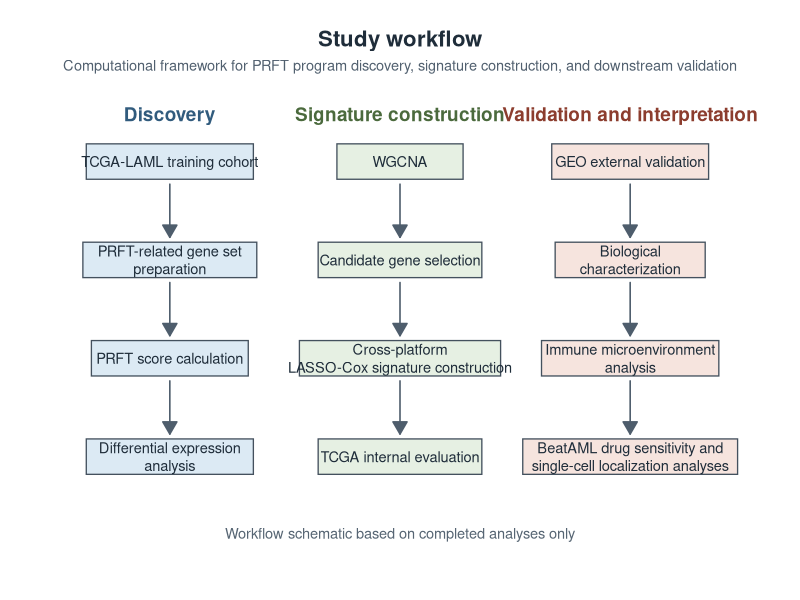
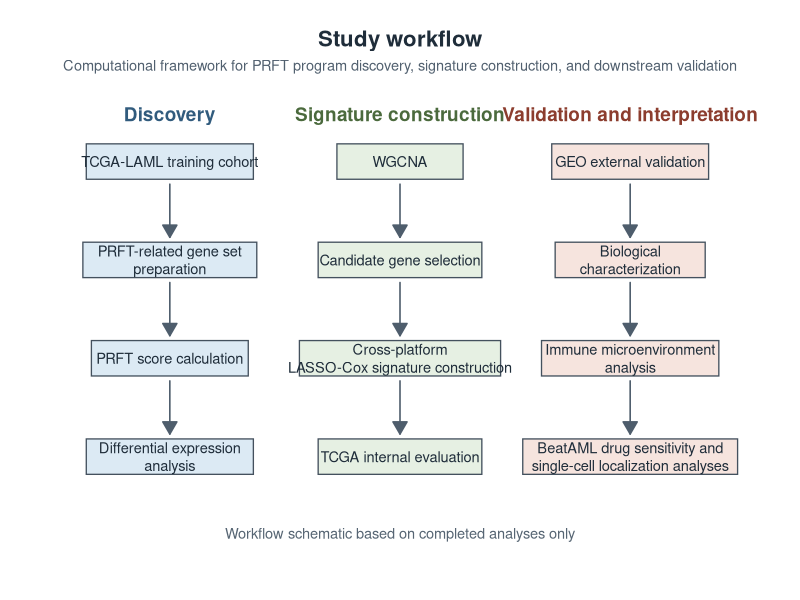
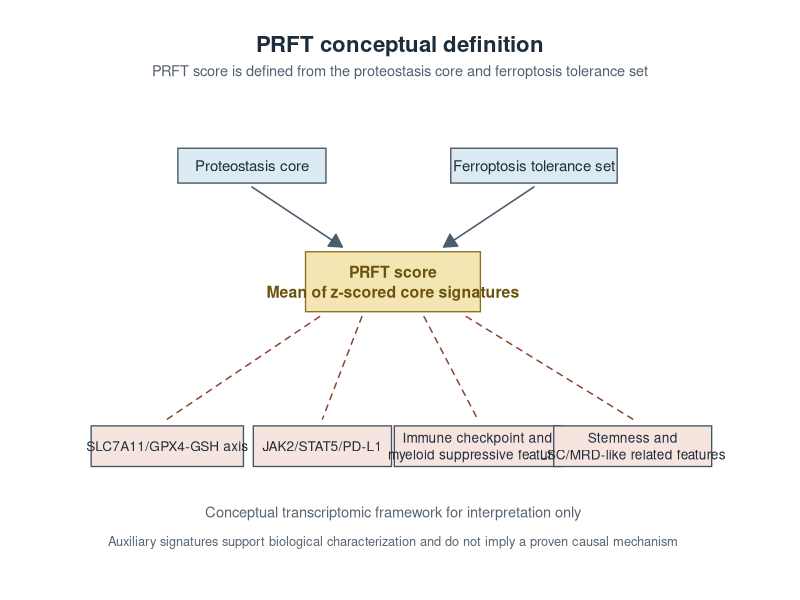
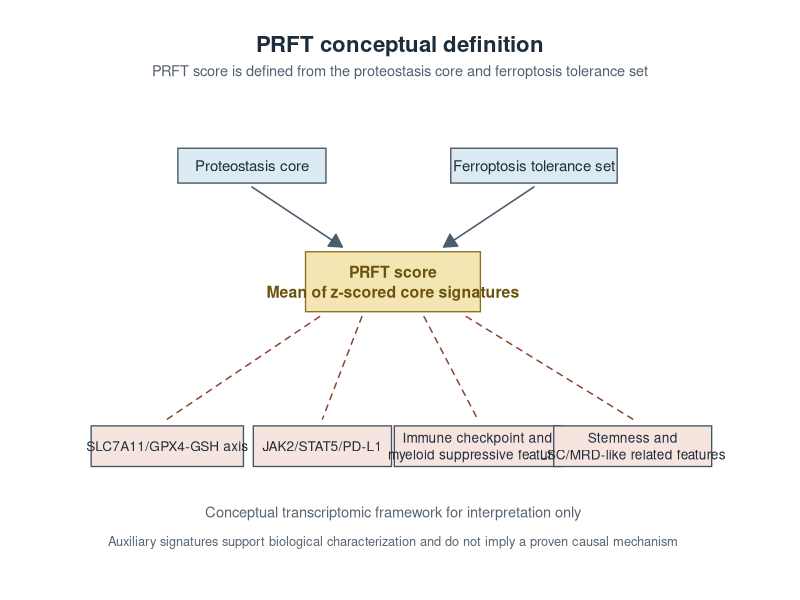
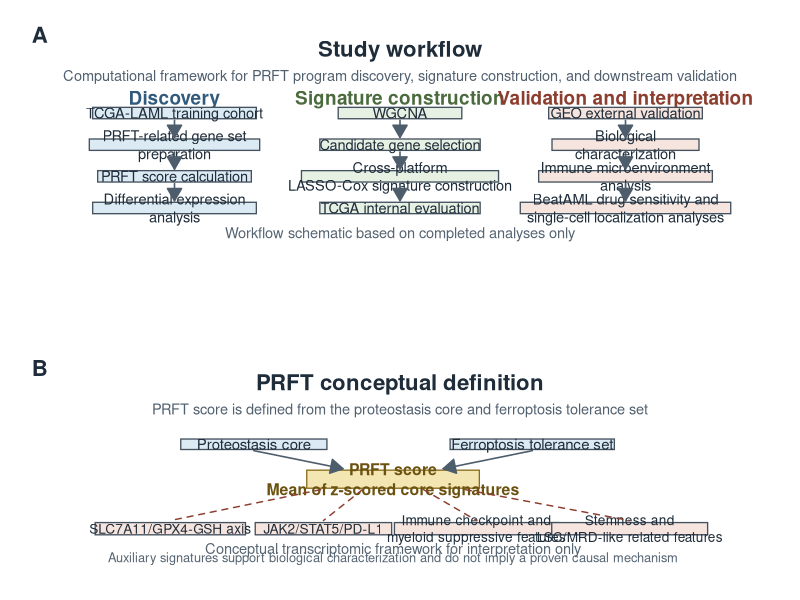
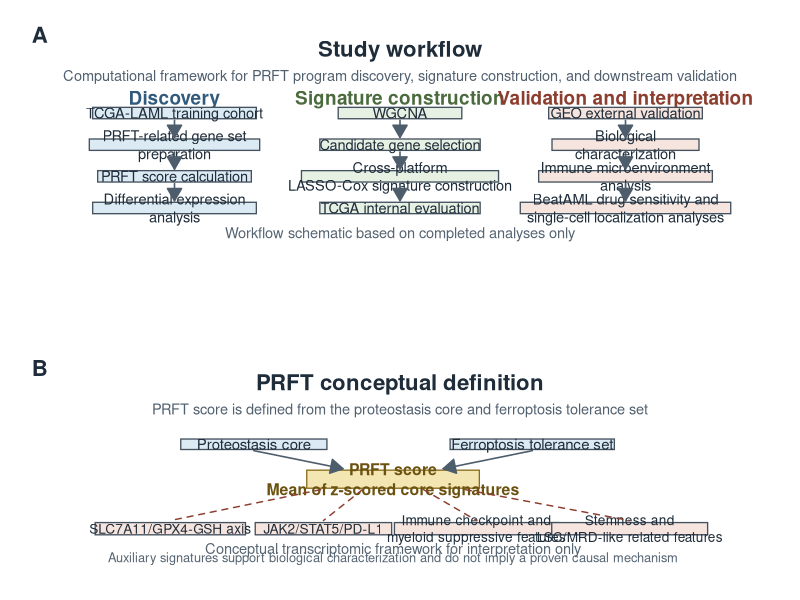

Reproduce these figures in R, in order.
#!/usr/bin/env Rscript

suppressPackageStartupMessages({
  library(ggplot2)
  library(patchwork)
  library(grid)
})

project_root <- normalizePath(getwd(), winslash = "/", mustWork = TRUE)
figure_dir <- file.path(project_root, "13_figures")
main_figure_dir <- file.path(figure_dir, "main_figures")
dir.create(figure_dir, showWarnings = FALSE, recursive = TRUE)
dir.create(main_figure_dir, showWarnings = FALSE, recursive = TRUE)

save_plot_dual <- function(plot_obj, file_base, width = 12, height = 7) {
  ggsave(paste0(file_base, ".pdf"), plot = plot_obj, width = width, height = height, units = "in", bg = "white")
  ggsave(paste0(file_base, ".png"), plot = plot_obj, width = width, height = height, units = "in", dpi = 300, bg = "white")
}

theme_pub_void <- function() {
  theme_void(base_size = 12) +
    theme(
      plot.title = element_text(hjust = 0.5, face = "bold", size = 16, color = "#1F2D3A"),
      plot.subtitle = element_text(hjust = 0.5, size = 10.5, color = "#51606F"),
      plot.margin = margin(16, 18, 16, 18),
      plot.background = element_rect(fill = "white", color = NA)
    )
}

draw_box <- function(plot_obj, x, y, label, width, height, fill, border = "#44515E",
                     text_color = "#1F2D3A", text_size = 3.75, fontface = "plain",
                     lineheight = 1.02) {
  rect_df <- data.frame(
    xmin = x - width / 2,
    xmax = x + width / 2,
    ymin = y - height / 2,
    ymax = y + height / 2
  )
  text_df <- data.frame(x = x, y = y, label = label)

  plot_obj +
    geom_rect(
      data = rect_df,
      aes(xmin = xmin, xmax = xmax, ymin = ymin, ymax = ymax),
      fill = fill,
      color = border,
      linewidth = 0.45,
      inherit.aes = FALSE
    ) +
    geom_text(
      data = text_df,
      aes(x = x, y = y, label = label),
      color = text_color,
      size = text_size,
      fontface = fontface,
      lineheight = lineheight,
      inherit.aes = FALSE
    )
}

draw_down_arrow <- function(plot_obj, x, y_start, y_end, color = "#4E5D6C", linewidth = 0.55) {
  plot_obj +
    geom_segment(
      data = data.frame(x = x, y = y_start, xend = x, yend = y_end),
      aes(x = x, y = y, xend = xend, yend = yend),
      arrow = arrow(length = unit(0.14, "inches"), type = "closed"),
      linewidth = linewidth,
      color = color,
      lineend = "round",
      inherit.aes = FALSE
    )
}

draw_line <- function(plot_obj, x, y_start, y_end, color = "#8C3D2E", linewidth = 0.5, linetype = "dashed") {
  plot_obj +
    geom_segment(
      data = data.frame(x = x, y = y_start, xend = x, yend = y_end),
      aes(x = x, y = y, xend = xend, yend = yend),
      linewidth = linewidth,
      color = color,
      linetype = linetype,
      lineend = "round",
      inherit.aes = FALSE
    )
}

# Figure 1A -------------------------------------------------------------------

workflow_base <- ggplot() +
  coord_cartesian(xlim = c(0.35, 4.35), ylim = c(0.2, 4.85), clip = "off") +
  labs(
    title = "Study workflow",
    subtitle = "Computational framework for PRFT program discovery, signature construction, and downstream validation",
    x = NULL,
    y = NULL
  ) +
  theme_pub_void()

col_x <- c(1.00, 2.35, 3.70)
row_y <- c(4.2, 3.2, 2.2, 1.2)
box_h <- 0.36

workflow_labels <- list(
  list(x = col_x[1], y = row_y[1], label = "TCGA-LAML training cohort", width = 0.98, fill = "#DCEAF4"),
  list(x = col_x[1], y = row_y[2], label = "PRFT-related gene set\npreparation", width = 1.02, fill = "#DCEAF4"),
  list(x = col_x[1], y = row_y[3], label = "PRFT score calculation", width = 0.92, fill = "#DCEAF4"),
  list(x = col_x[1], y = row_y[4], label = "Differential expression\nanalysis", width = 0.98, fill = "#DCEAF4"),
  list(x = col_x[2], y = row_y[1], label = "WGCNA", width = 0.74, fill = "#E6F0E3"),
  list(x = col_x[2], y = row_y[2], label = "Candidate gene selection", width = 0.96, fill = "#E6F0E3"),
  list(x = col_x[2], y = row_y[3], label = "Cross-platform\nLASSO-Cox signature construction", width = 1.18, fill = "#E6F0E3"),
  list(x = col_x[2], y = row_y[4], label = "TCGA internal evaluation", width = 0.96, fill = "#E6F0E3"),
  list(x = col_x[3], y = row_y[1], label = "GEO external validation", width = 0.92, fill = "#F6E4DE"),
  list(x = col_x[3], y = row_y[2], label = "Biological\ncharacterization", width = 0.88, fill = "#F6E4DE"),
  list(x = col_x[3], y = row_y[3], label = "Immune microenvironment\nanalysis", width = 1.04, fill = "#F6E4DE"),
  list(x = col_x[3], y = row_y[4], label = "BeatAML drug sensitivity and\nsingle-cell localization analyses", width = 1.26, fill = "#F6E4DE")
)

p_workflow <- workflow_base +
  annotate("text", x = col_x[1], y = 4.68, label = "Discovery", size = 4.8, fontface = "bold", color = "#315B7D") +
  annotate("text", x = col_x[2], y = 4.68, label = "Signature construction", size = 4.8, fontface = "bold", color = "#4B6A3D") +
  annotate("text", x = col_x[3], y = 4.68, label = "Validation and interpretation", size = 4.8, fontface = "bold", color = "#8C3D2E") +
  annotate(
    "text",
    x = 2.35,
    y = 0.42,
    label = "Workflow schematic based on completed analyses only",
    size = 3.7,
    color = "#566573"
  )

for (box in workflow_labels) {
  p_workflow <- draw_box(
    p_workflow,
    x = box$x,
    y = box$y,
    label = box$label,
    width = box$width,
    height = box_h,
    fill = box$fill,
    text_size = 3.7
  )
}

for (x in col_x) {
  for (idx in 1:3) {
    p_workflow <- draw_down_arrow(
      p_workflow,
      x = x,
      y_start = row_y[idx] - box_h / 2 - 0.05,
      y_end = row_y[idx + 1] + box_h / 2 + 0.05
    )
  }
}

# Figure 1B -------------------------------------------------------------------

definition_base <- ggplot() +
  coord_cartesian(xlim = c(0.15, 4.95), ylim = c(0.0, 4.65), clip = "off") +
  labs(
    title = "PRFT conceptual definition",
    subtitle = "PRFT score is defined from the proteostasis core and ferroptosis tolerance set",
    x = NULL,
    y = NULL
  ) +
  theme_pub_void() +
  theme(plot.margin = margin(20, 20, 18, 20))

center_x <- 2.5
center_y <- 2.8
center_h <- 0.62
center_w <- 1.24
top_y <- 4.0
top_h <- 0.36
top_w <- 1.05
bottom_y <- 1.1
bottom_h <- 0.42

p_definition <- definition_base +
  annotate(
    "text",
    x = 2.5,
    y = 0.42,
    label = "Conceptual transcriptomic framework for interpretation only",
    size = 3.7,
    color = "#566573"
  ) +
  annotate(
    "text",
    x = 2.5,
    y = 0.12,
    label = "Auxiliary signatures support biological characterization and do not imply a proven causal mechanism",
    size = 3.25,
    color = "#566573"
  )

p_definition <- draw_box(
  p_definition,
  x = 1.5,
  y = top_y,
  label = "Proteostasis core",
  width = top_w,
  height = top_h,
  fill = "#DCEAF4",
  text_size = 3.8
)
p_definition <- draw_box(
  p_definition,
  x = 3.5,
  y = top_y,
  label = "Ferroptosis tolerance set",
  width = 1.18,
  height = top_h,
  fill = "#DCEAF4",
  text_size = 3.8
)
p_definition <- draw_box(
  p_definition,
  x = center_x,
  y = center_y,
  label = "PRFT score\nMean of z-scored core signatures",
  width = center_w,
  height = center_h,
  fill = "#F3E6B3",
  border = "#8A6D1D",
  text_color = "#6B520F",
  text_size = 4.0,
  fontface = "bold",
  lineheight = 1.05
)

bottom_boxes <- list(
  list(x = 0.9, label = "SLC7A11/GPX4-GSH axis", width = 1.08),
  list(x = 2.0, label = "JAK2/STAT5/PD-L1", width = 0.98),
  list(x = 3.1, label = "Immune checkpoint and\nmyeloid suppressive features", width = 1.18),
  list(x = 4.2, label = "Stemness and\nLSC/MRD-like related features", width = 1.12)
)

for (box in bottom_boxes) {
  p_definition <- draw_box(
    p_definition,
    x = box$x,
    y = bottom_y,
    label = box$label,
    width = box$width,
    height = bottom_h,
    fill = "#F6E4DE",
    text_size = 3.45
  )
}

p_definition <- p_definition +
  geom_segment(
    data = data.frame(
      x = c(1.5, 3.5),
      y = c(top_y - top_h / 2 - 0.04, top_y - top_h / 2 - 0.04),
      xend = c(center_x - 0.36, center_x + 0.36),
      yend = c(center_y + center_h / 2 + 0.05, center_y + center_h / 2 + 0.05)
    ),
    aes(x = x, y = y, xend = xend, yend = yend),
    arrow = arrow(length = unit(0.14, "inches"), type = "closed"),
    linewidth = 0.55,
    color = "#4E5D6C",
    lineend = "round",
    inherit.aes = FALSE
  )

bottom_start_x <- c(1.98, 2.28, 2.72, 3.02)
bottom_end_x <- vapply(bottom_boxes, function(box) box$x, numeric(1))
for (i in seq_along(bottom_start_x)) {
  p_definition <- p_definition +
    geom_segment(
      data = data.frame(
        x = bottom_start_x[i],
        y = center_y - center_h / 2 - 0.05,
        xend = bottom_end_x[i],
        yend = bottom_y + bottom_h / 2 + 0.07
      ),
      aes(x = x, y = y, xend = xend, yend = yend),
      linewidth = 0.5,
      color = "#8C3D2E",
      linetype = "dashed",
      lineend = "round",
      inherit.aes = FALSE
    )
}

# Combined --------------------------------------------------------------------

p_workflow_tagged <- p_workflow + labs(tag = "A") +
  theme(
    plot.tag = element_text(face = "bold", size = 16, color = "#1F2D3A"),
    plot.tag.position = c(0.01, 0.99),
    plot.margin = margin(18, 18, 42, 18)
  )

p_definition_tagged <- p_definition + labs(tag = "B") +
  theme(
    plot.tag = element_text(face = "bold", size = 16, color = "#1F2D3A"),
    plot.tag.position = c(0.01, 0.99),
    plot.margin = margin(44, 18, 18, 18)
  )

p_combined <- p_workflow_tagged / p_definition_tagged +
  plot_layout(heights = c(1, 0.92))

save_plot_dual(p_workflow, file.path(figure_dir, "Figure1A_workflow_schematic"), width = 12, height = 7.6)
save_plot_dual(p_definition, file.path(figure_dir, "Figure1B_PRFT_definition_schematic"), width = 12, height = 6.8)
save_plot_dual(p_combined, file.path(figure_dir, "Figure1_workflow_and_PRFT_definition_combined"), width = 12, height = 13.6)

file.copy(
  c(
    file.path(figure_dir, "Figure1A_workflow_schematic.pdf"),
    file.path(figure_dir, "Figure1A_workflow_schematic.png"),
    file.path(figure_dir, "Figure1B_PRFT_definition_schematic.pdf"),
    file.path(figure_dir, "Figure1B_PRFT_definition_schematic.png"),
    file.path(figure_dir, "Figure1_workflow_and_PRFT_definition_combined.pdf"),
    file.path(figure_dir, "Figure1_workflow_and_PRFT_definition_combined.png")
  ),
  main_figure_dir,
  overwrite = TRUE
)

message("Figure 1A and Figure 1B schematic files generated successfully.")
